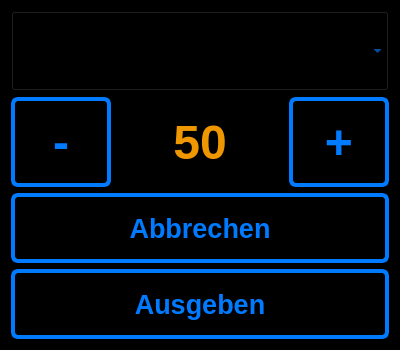
<?xml version="1.0" encoding="UTF-8"?>
<ui version="4.0">
 <class>addingredient</class>
 <widget class="QDialog" name="addingredient">
  <property name="geometry">
   <rect>
    <x>0</x>
    <y>0</y>
    <width>400</width>
    <height>350</height>
   </rect>
  </property>
  <property name="minimumSize">
   <size>
    <width>400</width>
    <height>350</height>
   </size>
  </property>
  <property name="maximumSize">
   <size>
    <width>400</width>
    <height>350</height>
   </size>
  </property>
  <property name="windowTitle">
   <string>Zutatenausgabe auswählen</string>
  </property>
  <property name="styleSheet">
   <string notr="true">QWidget
{
	color: rgb(0, 123, 255);	
	background-color: rgb(0, 0, 0);

}

QPushButton {
	background-color: rgb(0, 0, 0);
	color: (0, 123, 255);
    border-width: 4px;
	border-color: rgb(0, 123, 255);
	border-style: solid;
	border-radius: 7;
	padding: 3px;
	padding-left: 5px;
	padding-right: 5px;
}

QPushButton:pressed
{
	color: rgb(239, 151, 0);	
	border-color: rgb(239, 151, 0);
}

#LAmount{
	color: rgb(239, 151, 0);
}</string>
  </property>
  <property name="modal">
   <bool>true</bool>
  </property>
  <layout class="QVBoxLayout" name="verticalLayout">
   <item>
    <widget class="QComboBox" name="CBingredient">
     <property name="minimumSize">
      <size>
       <width>103</width>
       <height>29</height>
      </size>
     </property>
     <property name="maximumSize">
      <size>
       <width>500</width>
       <height>80</height>
      </size>
     </property>
     <property name="font">
      <font>
       <pointsize>18</pointsize>
      </font>
     </property>
     <property name="cursor">
      <cursorShape>ArrowCursor</cursorShape>
     </property>
     <property name="maxVisibleItems">
      <number>11</number>
     </property>
    </widget>
   </item>
   <item>
    <layout class="QHBoxLayout" name="horizontalLayout">
     <item>
      <widget class="QPushButton" name="PBminus">
       <property name="minimumSize">
        <size>
         <width>60</width>
         <height>18</height>
        </size>
       </property>
       <property name="maximumSize">
        <size>
         <width>100</width>
         <height>100</height>
        </size>
       </property>
       <property name="font">
        <font>
         <pointsize>36</pointsize>
         <weight>75</weight>
         <bold>true</bold>
        </font>
       </property>
       <property name="text">
        <string>-</string>
       </property>
      </widget>
     </item>
     <item>
      <widget class="QLabel" name="LAmount">
       <property name="minimumSize">
        <size>
         <width>65</width>
         <height>0</height>
        </size>
       </property>
       <property name="maximumSize">
        <size>
         <width>175</width>
         <height>100</height>
        </size>
       </property>
       <property name="font">
        <font>
         <pointsize>36</pointsize>
         <weight>75</weight>
         <bold>true</bold>
        </font>
       </property>
       <property name="lineWidth">
        <number>1</number>
       </property>
       <property name="text">
        <string>50</string>
       </property>
       <property name="alignment">
        <set>Qt::AlignCenter</set>
       </property>
      </widget>
     </item>
     <item>
      <widget class="QPushButton" name="PBplus">
       <property name="minimumSize">
        <size>
         <width>60</width>
         <height>18</height>
        </size>
       </property>
       <property name="maximumSize">
        <size>
         <width>100</width>
         <height>100</height>
        </size>
       </property>
       <property name="font">
        <font>
         <pointsize>36</pointsize>
         <weight>75</weight>
         <bold>true</bold>
        </font>
       </property>
       <property name="text">
        <string>+</string>
       </property>
      </widget>
     </item>
    </layout>
   </item>
   <item>
    <widget class="QPushButton" name="PBAbbrechen">
     <property name="minimumSize">
      <size>
       <width>0</width>
       <height>70</height>
      </size>
     </property>
     <property name="font">
      <font>
       <pointsize>20</pointsize>
       <weight>75</weight>
       <bold>true</bold>
      </font>
     </property>
     <property name="text">
      <string>Abbrechen</string>
     </property>
    </widget>
   </item>
   <item>
    <widget class="QPushButton" name="PBAusgeben">
     <property name="minimumSize">
      <size>
       <width>0</width>
       <height>70</height>
      </size>
     </property>
     <property name="font">
      <font>
       <pointsize>20</pointsize>
       <weight>75</weight>
       <bold>true</bold>
      </font>
     </property>
     <property name="text">
      <string>Ausgeben</string>
     </property>
    </widget>
   </item>
  </layout>
 </widget>
 <resources/>
 <connections/>
</ui>
